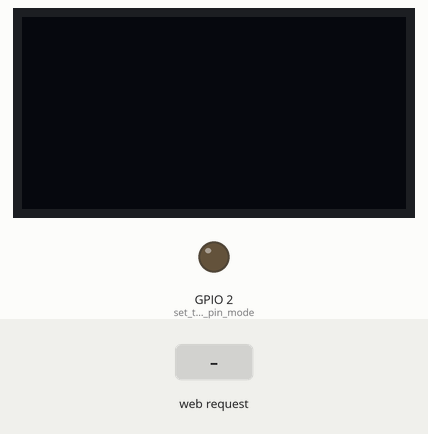
The sketch below on a simulated ESP32. Shown: 128×64 one-colour display, output pins drawn as LEDs (lit = HIGH). Inputs (shaded band) come from the test bench. WiFi joins after 1.5 s; servers stay silent unless stated; what the sketch prints to the serial monitor is not drawn.

Above: at 2.7 s.
2.8 s: HTTP request GET /L received
At 3.6 s:
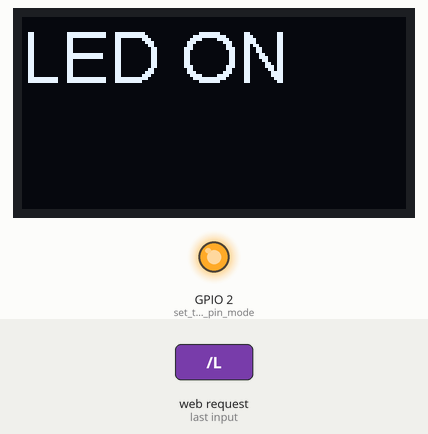
4.3 s: HTTP request GET /H received
At 4.7 s:
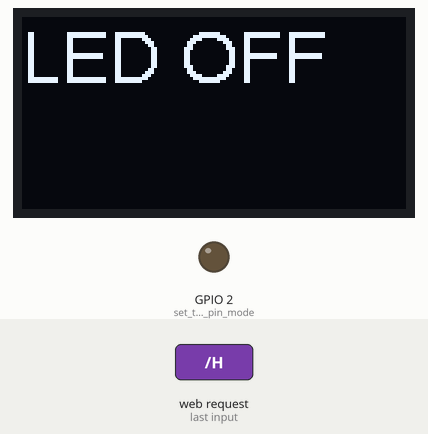
Timing chart, 0 to 7.3 s (numbered marks = the images above; inputs shaded):
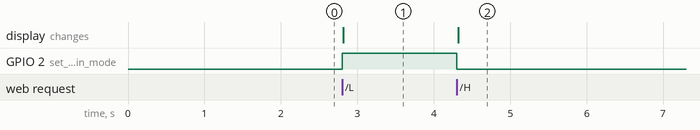

The sketch:

SimpleWiFiServer.ino
```cpp
/*
 WiFi Web Server LED Blink

 A simple web server that lets you blink an LED via the web.
 This sketch will print the IP address of your WiFi Shield (once connected)
 to the Serial monitor. From there, you can open that address in a web browser
 to turn on and off the LED on pin 5.

 If the IP address of your shield is yourAddress:
 http://yourAddress/H turns the LED on
 http://yourAddress/L turns it off

 This example is written for a network using WPA encryption. For
 WEP or WPA, change the Wifi.begin() call accordingly.

 */

#include "SSD1306.h"
#include <WiFi.h>

const char* ssid     = "TNCMEDD_2.4G";
const char* password = "0813442287";

SSD1306 display(0x3c, 5, 4); // instance for the OLED. Addr, SDA, SCL

WiFiServer server(80);

void setup()
{
    Serial.begin(115200);
    pinMode(LED_BUILTIN, OUTPUT);      // set the LED pin mode

    display.init(); // initialise the OLED
    display.flipScreenVertically(); // does what is says
    display.setFont(ArialMT_Plain_24); // does what is says
    // Set the origin of text to top left
    display.setTextAlignment(TEXT_ALIGN_LEFT);

    delay(10);

    // We start by connecting to a WiFi network

    Serial.println();
    Serial.println();
    Serial.print("Connecting to ");
    Serial.println(ssid);

    WiFi.begin(ssid, password);

    while (WiFi.status() != WL_CONNECTED) {
        delay(500);
        Serial.print(".");
    }

    Serial.println("");
    Serial.println("WiFi connected.");
    Serial.println("IP address: ");
    Serial.println(WiFi.localIP());

    server.begin();

}

int value = 0;

void loop(){
 WiFiClient client = server.available();   // listen for incoming clients

  if (client) {                             // if you get a client,
    Serial.println("New Client.");           // print a message out the serial port
    String currentLine = "";                // make a String to hold incoming data from the client
    while (client.connected()) {            // loop while the client's connected
      if (client.available()) {             // if there's bytes to read from the client,
        char c = client.read();             // read a byte, then
        Serial.write(c);                    // print it out the serial monitor
        if (c == '\n') {                    // if the byte is a newline character

          // if the current line is blank, you got two newline characters in a row.
          // that's the end of the client HTTP request, so send a response:
          if (currentLine.length() == 0) {
            // HTTP headers always start with a response code (e.g. HTTP/1.1 200 OK)
            // and a content-type so the client knows what's coming, then a blank line:
            client.println("HTTP/1.1 200 OK");
            client.println("Content-type:text/html");
            client.println();

            // the content of the HTTP response follows the header:
            client.print("Click <a href=\"/H\">here</a> to turn the LED on pin 5 on.<br>");
            client.print("Click <a href=\"/L\">here</a> to turn the LED on pin 5 off.<br>");

            // The HTTP response ends with another blank line:
            client.println();
            // break out of the while loop:
            break;
          } else {    // if you got a newline, then clear currentLine:
            currentLine = "";
          }
        } else if (c != '\r') {  // if you got anything else but a carriage return character,
          currentLine += c;      // add it to the end of the currentLine
        }

        // Check to see if the client request was "GET /H" or "GET /L":
        if (currentLine.endsWith("GET /H")) {
          digitalWrite(LED_BUILTIN, LOW);               // GET /H turns the LED on
          display.clear(); // clear the display
          // prep a string in the screen buffer
          display.drawString(0, 0, "LED OFF");
          display.display(); // display whatever is in the buffer
        }
        if (currentLine.endsWith("GET /L")) {
          digitalWrite(LED_BUILTIN, HIGH);                // GET /L turns the LED off
          display.clear(); // clear the display
          // prep a string in the screen buffer
          display.drawString(0, 0, "LED ON");
          display.display(); // display whatever is in the buffer
        }
      }
    }
    // close the connection:
    client.stop();
    Serial.println("Client Disconnected.");
  }
}
```

Measured:
- after the input at 2.8 s, GPIO 2 (set_the_LED_pin_mode): LOW → HIGH at once; the display: changes at once (image 1)
- after the input at 4.3 s, GPIO 2 (set_the_LED_pin_mode): HIGH → LOW at once; the display: changes at once (image 2)
